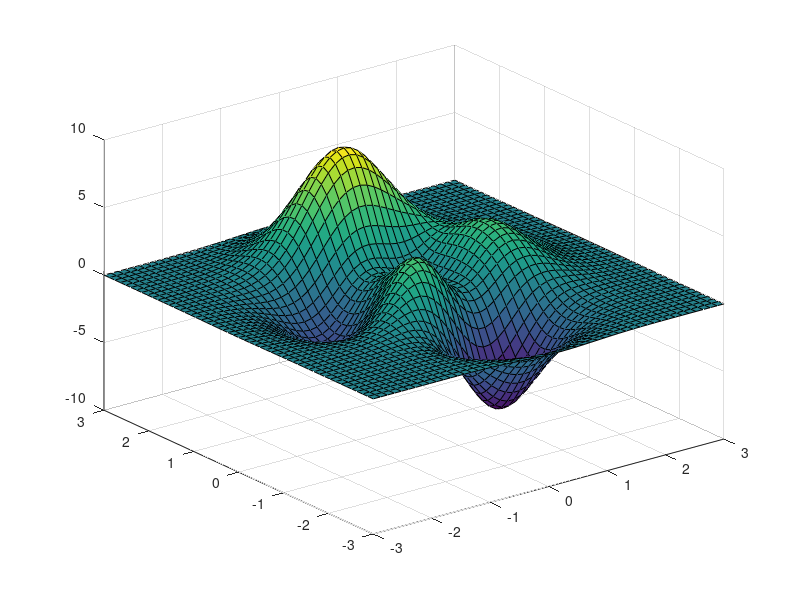

Source code (MATLAB): (Note: this script raises an error after producing the figure.)
clear all;
close all;

n = 51;
[X,Y,Z] = peaks(n);
A = surf(X,Y,Z);
N_estime = A.FaceNormals;
Im = uint8(N_estime(:,:,3)*255);
figure;
imshow(N_estime*255);